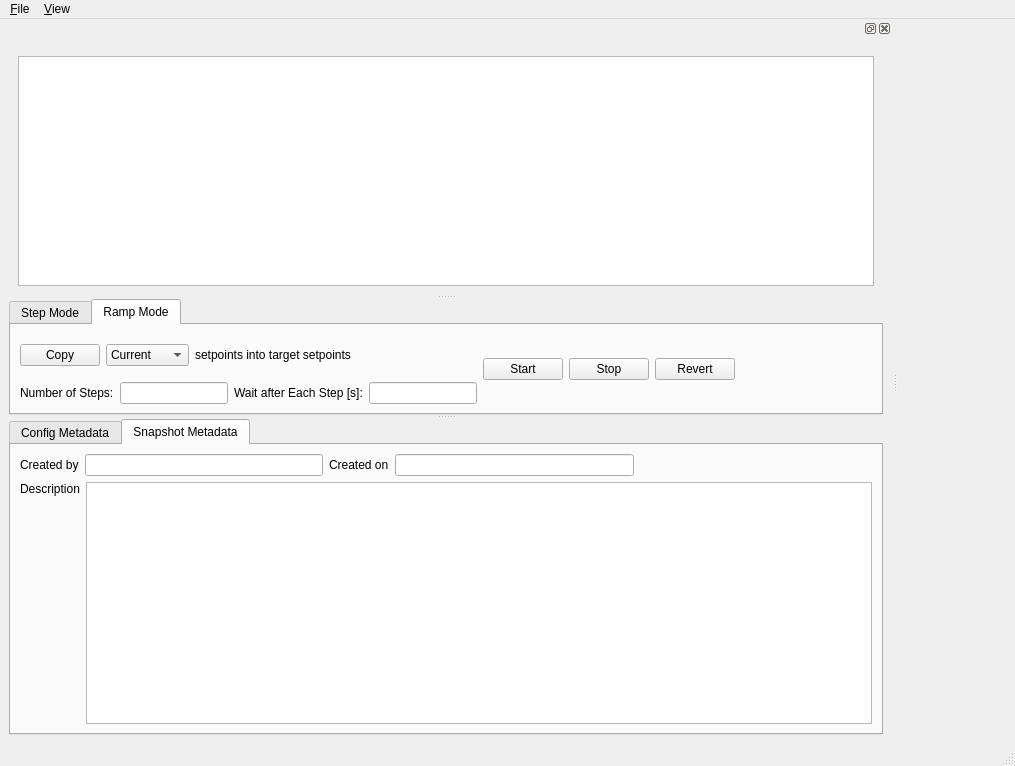
<?xml version="1.0" encoding="UTF-8"?>
<ui version="4.0">
 <class>MainWindow</class>
 <widget class="QMainWindow" name="MainWindow">
  <property name="geometry">
   <rect>
    <x>0</x>
    <y>0</y>
    <width>1015</width>
    <height>766</height>
   </rect>
  </property>
  <property name="windowTitle">
   <string>Lattice Tuner</string>
  </property>
  <widget class="QWidget" name="centralwidget"/>
  <widget class="QMenuBar" name="menubar">
   <property name="geometry">
    <rect>
     <x>0</x>
     <y>0</y>
     <width>1015</width>
     <height>21</height>
    </rect>
   </property>
   <widget class="QMenu" name="menuFile">
    <property name="title">
     <string>&amp;File</string>
    </property>
    <widget class="QMenu" name="menuSave">
     <property name="title">
      <string>&amp;Save</string>
     </property>
     <addaction name="actionSaveConfigFile"/>
     <addaction name="actionSaveSnapshotFile"/>
    </widget>
    <widget class="QMenu" name="menuLoad">
     <property name="title">
      <string>Load</string>
     </property>
     <addaction name="actionConfig_from_file"/>
     <addaction name="actionSnapshot_from_file"/>
    </widget>
    <addaction name="actionNewConfig"/>
    <addaction name="separator"/>
    <addaction name="menuLoad"/>
    <addaction name="separator"/>
    <addaction name="menuSave"/>
    <addaction name="separator"/>
    <addaction name="actionPreferences"/>
   </widget>
   <widget class="QMenu" name="menu_View">
    <property name="title">
     <string>&amp;View</string>
    </property>
    <addaction name="actionGrouped"/>
    <addaction name="actionUngrouped"/>
    <addaction name="separator"/>
    <addaction name="actionConfig_Metadata"/>
    <addaction name="actionSnapshot_Metadata"/>
    <addaction name="separator"/>
    <addaction name="actionDefault_config_columns"/>
    <addaction name="actionDefault_snapshot_columns"/>
    <addaction name="actionUser_defined_config_columns"/>
    <addaction name="actionUser_defined_snapshot_columns"/>
   </widget>
   <addaction name="menuFile"/>
   <addaction name="menu_View"/>
  </widget>
  <widget class="QStatusBar" name="statusbar"/>
  <widget class="QDockWidget" name="dockWidget_example">
   <attribute name="dockWidgetArea">
    <number>1</number>
   </attribute>
   <widget class="QWidget" name="dockWidgetContents">
    <layout class="QGridLayout" name="gridLayout_3">
     <item row="0" column="0">
      <widget class="QSplitter" name="splitter">
       <property name="orientation">
        <enum>Qt::Vertical</enum>
       </property>
       <widget class="QStackedWidget" name="stackedWidget">
        <property name="currentIndex">
         <number>0</number>
        </property>
        <widget class="QWidget" name="page_tree">
         <layout class="QGridLayout" name="gridLayout">
          <item row="0" column="0">
           <widget class="QTreeView" name="treeView"/>
          </item>
         </layout>
        </widget>
        <widget class="QWidget" name="page_table">
         <layout class="QGridLayout" name="gridLayout_2">
          <item row="0" column="0">
           <widget class="QTableView" name="tableView"/>
          </item>
         </layout>
        </widget>
       </widget>
       <widget class="QTabWidget" name="tabWidget_mode">
        <property name="currentIndex">
         <number>1</number>
        </property>
        <widget class="QWidget" name="tab_step_mode">
         <attribute name="title">
          <string>Step Mode</string>
         </attribute>
         <layout class="QVBoxLayout" name="verticalLayout">
          <item>
           <layout class="QHBoxLayout" name="horizontalLayout_tab_step_2">
            <item>
             <widget class="QPushButton" name="pushButton_step_up">
              <property name="text">
               <string>Up</string>
              </property>
             </widget>
            </item>
            <item>
             <widget class="QPushButton" name="pushButton_step_down">
              <property name="text">
               <string>Down</string>
              </property>
             </widget>
            </item>
            <item>
             <spacer name="horizontalSpacer_tab_step_2">
              <property name="orientation">
               <enum>Qt::Horizontal</enum>
              </property>
              <property name="sizeHint" stdset="0">
               <size>
                <width>40</width>
                <height>20</height>
               </size>
              </property>
             </spacer>
            </item>
           </layout>
          </item>
          <item>
           <layout class="QHBoxLayout" name="horizontalLayout_tab_step_1">
            <item>
             <widget class="QPushButton" name="pushButton_update">
              <property name="text">
               <string>Update</string>
              </property>
             </widget>
            </item>
            <item>
             <widget class="QCheckBox" name="checkBox_auto">
              <property name="minimumSize">
               <size>
                <width>141</width>
                <height>0</height>
               </size>
              </property>
              <property name="text">
               <string>Auto: Interval [s]</string>
              </property>
             </widget>
            </item>
            <item>
             <widget class="QLineEdit" name="lineEdit_auto_update_interval"/>
            </item>
            <item>
             <spacer name="horizontalSpacer_tab_step_1">
              <property name="orientation">
               <enum>Qt::Horizontal</enum>
              </property>
              <property name="sizeHint" stdset="0">
               <size>
                <width>40</width>
                <height>20</height>
               </size>
              </property>
             </spacer>
            </item>
           </layout>
          </item>
         </layout>
        </widget>
        <widget class="QWidget" name="tab_ramp_mode">
         <attribute name="title">
          <string>Ramp Mode</string>
         </attribute>
         <layout class="QHBoxLayout" name="horizontalLayout_2">
          <item>
           <layout class="QVBoxLayout" name="verticalLayout_tab_ramp_1">
            <item>
             <layout class="QHBoxLayout" name="horizontalLayout_tab_ramp_2">
              <item>
               <widget class="QPushButton" name="pushButton_copy">
                <property name="text">
                 <string>Copy</string>
                </property>
               </widget>
              </item>
              <item>
               <widget class="QComboBox" name="comboBox_setpoint_copy_source">
                <item>
                 <property name="text">
                  <string>Current</string>
                 </property>
                </item>
                <item>
                 <property name="text">
                  <string>Initial</string>
                 </property>
                </item>
                <item>
                 <property name="text">
                  <string>Snapshot</string>
                 </property>
                </item>
               </widget>
              </item>
              <item>
               <widget class="QLabel" name="label_tab_ramp_3">
                <property name="text">
                 <string>setpoints into target setpoints</string>
                </property>
               </widget>
              </item>
              <item>
               <spacer name="horizontalSpacer_tab_ramp_1">
                <property name="orientation">
                 <enum>Qt::Horizontal</enum>
                </property>
                <property name="sizeHint" stdset="0">
                 <size>
                  <width>40</width>
                  <height>20</height>
                 </size>
                </property>
               </spacer>
              </item>
             </layout>
            </item>
            <item>
             <layout class="QHBoxLayout" name="horizontalLayout_tab_ramp_1">
              <item>
               <widget class="QLabel" name="label_tab_ramp_1">
                <property name="text">
                 <string>Number of Steps:</string>
                </property>
               </widget>
              </item>
              <item>
               <widget class="QLineEdit" name="lineEdit_nSteps"/>
              </item>
              <item>
               <widget class="QLabel" name="label_tab_ramp_2">
                <property name="text">
                 <string>Wait after Each Step [s]:</string>
                </property>
               </widget>
              </item>
              <item>
               <widget class="QLineEdit" name="lineEdit_wait_after_each_step"/>
              </item>
             </layout>
            </item>
           </layout>
          </item>
          <item>
           <widget class="QPushButton" name="pushButton_start">
            <property name="text">
             <string>Start</string>
            </property>
           </widget>
          </item>
          <item>
           <widget class="QPushButton" name="pushButton_stop">
            <property name="text">
             <string>Stop</string>
            </property>
           </widget>
          </item>
          <item>
           <widget class="QPushButton" name="pushButton_revert">
            <property name="text">
             <string>Revert</string>
            </property>
           </widget>
          </item>
          <item>
           <spacer name="horizontalSpacer_tab_ramp_2">
            <property name="orientation">
             <enum>Qt::Horizontal</enum>
            </property>
            <property name="sizeHint" stdset="0">
             <size>
              <width>137</width>
              <height>20</height>
             </size>
            </property>
           </spacer>
          </item>
         </layout>
        </widget>
       </widget>
       <widget class="QTabWidget" name="tabWidget_metadata">
        <property name="currentIndex">
         <number>1</number>
        </property>
        <widget class="QWidget" name="tab_config_metadata">
         <attribute name="title">
          <string>Config Metadata</string>
         </attribute>
         <layout class="QVBoxLayout" name="verticalLayout_3">
          <item>
           <layout class="QHBoxLayout" name="horizontalLayout_tab_conf_2">
            <item>
             <widget class="QLabel" name="label_tab_conf_2">
              <property name="text">
               <string>Created by</string>
              </property>
             </widget>
            </item>
            <item>
             <widget class="QLineEdit" name="lineEdit_config_username"/>
            </item>
            <item>
             <widget class="QLabel" name="label_tab_conf_3">
              <property name="text">
               <string>Created on</string>
              </property>
             </widget>
            </item>
            <item>
             <widget class="QLineEdit" name="lineEdit_config_timestamp"/>
            </item>
            <item>
             <spacer name="horizontalSpacer_tab_conf_1">
              <property name="orientation">
               <enum>Qt::Horizontal</enum>
              </property>
              <property name="sizeHint" stdset="0">
               <size>
                <width>40</width>
                <height>20</height>
               </size>
              </property>
             </spacer>
            </item>
           </layout>
          </item>
          <item>
           <layout class="QHBoxLayout" name="horizontalLayout_tab_conf_1">
            <item>
             <layout class="QVBoxLayout" name="verticalLayout_tab_conf_1">
              <item>
               <widget class="QLabel" name="label_tab_conf_1">
                <property name="text">
                 <string>Description</string>
                </property>
               </widget>
              </item>
              <item>
               <spacer name="verticalSpacer_tab_conf_1">
                <property name="orientation">
                 <enum>Qt::Vertical</enum>
                </property>
                <property name="sizeHint" stdset="0">
                 <size>
                  <width>20</width>
                  <height>40</height>
                 </size>
                </property>
               </spacer>
              </item>
             </layout>
            </item>
            <item>
             <widget class="QTextEdit" name="textEdit_config_description"/>
            </item>
           </layout>
          </item>
         </layout>
        </widget>
        <widget class="QWidget" name="tab_snapshot_metadata">
         <attribute name="title">
          <string>Snapshot Metadata</string>
         </attribute>
         <layout class="QVBoxLayout" name="verticalLayout_5">
          <item>
           <layout class="QHBoxLayout" name="horizontalLayout_tab_snap_2">
            <item>
             <widget class="QLabel" name="label_tab_snap_2">
              <property name="text">
               <string>Created by</string>
              </property>
             </widget>
            </item>
            <item>
             <widget class="QLineEdit" name="lineEdit_snapshot_username"/>
            </item>
            <item>
             <widget class="QLabel" name="label_tab_snap_3">
              <property name="text">
               <string>Created on</string>
              </property>
             </widget>
            </item>
            <item>
             <widget class="QLineEdit" name="lineEdit_snapshot_timestamp"/>
            </item>
            <item>
             <spacer name="horizontalSpacer_tab_snap_1">
              <property name="orientation">
               <enum>Qt::Horizontal</enum>
              </property>
              <property name="sizeHint" stdset="0">
               <size>
                <width>40</width>
                <height>20</height>
               </size>
              </property>
             </spacer>
            </item>
           </layout>
          </item>
          <item>
           <layout class="QHBoxLayout" name="horizontalLayout_tab_snap_1">
            <item>
             <layout class="QVBoxLayout" name="verticalLayout_tab_snap_1">
              <item>
               <widget class="QLabel" name="label_tab_snap_1">
                <property name="text">
                 <string>Description</string>
                </property>
               </widget>
              </item>
              <item>
               <spacer name="verticalSpacer_tab_snap_1">
                <property name="orientation">
                 <enum>Qt::Vertical</enum>
                </property>
                <property name="sizeHint" stdset="0">
                 <size>
                  <width>20</width>
                  <height>40</height>
                 </size>
                </property>
               </spacer>
              </item>
             </layout>
            </item>
            <item>
             <widget class="QTextEdit" name="textEdit_snapshot_description"/>
            </item>
           </layout>
          </item>
         </layout>
        </widget>
       </widget>
      </widget>
     </item>
    </layout>
   </widget>
  </widget>
  <action name="actionNewConfig">
   <property name="text">
    <string>&amp;New Config...</string>
   </property>
   <property name="shortcut">
    <string>Ctrl+N</string>
   </property>
  </action>
  <action name="actionLoadConfigFileInNewTab">
   <property name="text">
    <string>Config file...</string>
   </property>
  </action>
  <action name="actionLoadSnapshotFileInNewTab">
   <property name="text">
    <string>Snapshot file...</string>
   </property>
  </action>
  <action name="actionLoadConfigFileInCurrentTab">
   <property name="text">
    <string>Config file...</string>
   </property>
  </action>
  <action name="actionLoadSnapshotFileInCurrentTab">
   <property name="text">
    <string>Snapshot file...</string>
   </property>
  </action>
  <action name="actionSaveConfigFile">
   <property name="text">
    <string>Config to file...</string>
   </property>
  </action>
  <action name="actionSaveSnapshotFile">
   <property name="text">
    <string>Snapshot to file...</string>
   </property>
  </action>
  <action name="actionPreferences">
   <property name="text">
    <string>Preferences...</string>
   </property>
  </action>
  <action name="actionTest">
   <property name="text">
    <string>Load Snapshot File...</string>
   </property>
  </action>
  <action name="actionConfig_from_file">
   <property name="text">
    <string>Config from file...</string>
   </property>
  </action>
  <action name="actionSnapshot_from_file">
   <property name="text">
    <string>Snapshot from file...</string>
   </property>
  </action>
  <action name="actionGrouped">
   <property name="text">
    <string>&amp;Grouped</string>
   </property>
  </action>
  <action name="actionUngrouped">
   <property name="text">
    <string>&amp;Ungrouped</string>
   </property>
  </action>
  <action name="actionConfig_Metadata">
   <property name="text">
    <string>Config Metadata</string>
   </property>
  </action>
  <action name="actionSnapshot_Metadata">
   <property name="text">
    <string>Snapshot Metadata</string>
   </property>
  </action>
  <action name="actionDefault_config_columns">
   <property name="text">
    <string>Default config columns</string>
   </property>
  </action>
  <action name="actionDefault_snapshot_columns">
   <property name="text">
    <string>Default snapshot columns</string>
   </property>
  </action>
  <action name="actionUser_defined_config_columns">
   <property name="text">
    <string>User-defined config columns</string>
   </property>
  </action>
  <action name="actionUser_defined_snapshot_columns">
   <property name="text">
    <string>User-defined snapshot columns</string>
   </property>
  </action>
 </widget>
 <resources/>
 <connections/>
</ui>
